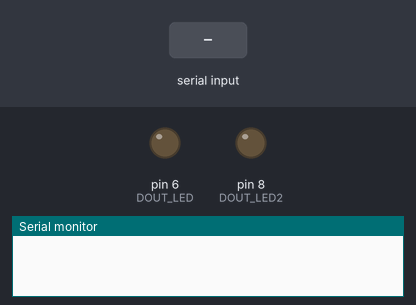
A sketch run on a simulated Arduino Uno, built with avr-gcc and run on an emulated ATmega328P. Shown: output pins drawn as LEDs (lit = HIGH), the last lines printed to the serial monitor. The test bench sets the inputs (shaded band).

Above: at 1.2 s.
1.3 s: "LED:1" received over the second serial link
At 1.41 s:
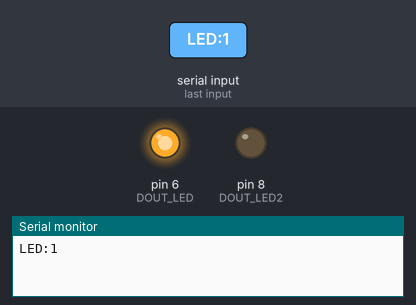
3.0 s: "LED:2" received over the second serial link
At 3.7 s:
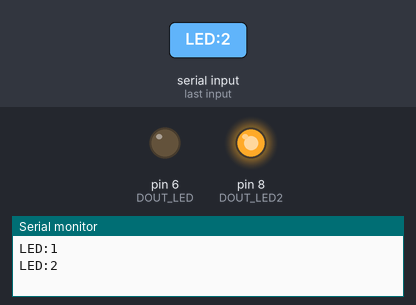
4.5 s: "AUTO" received over the second serial link
At 4.61 s:
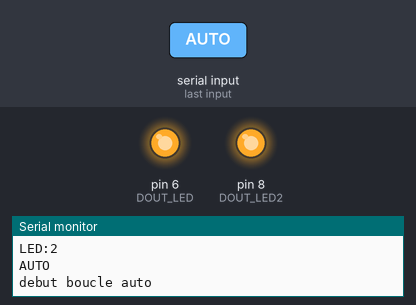
Timing chart, 0 to 7.5 s (numbered marks = the images above; inputs shaded):
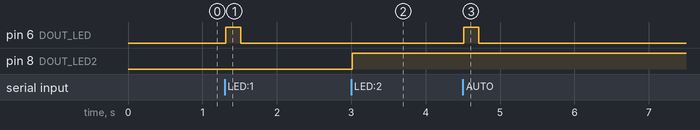

Measured:
- after the input at 1.3 s, pin 6 (DOUT_LED): LOW → HIGH at once, → LOW 0.20 s later
- after the input at 3.0 s, pin 8 (DOUT_LED2): LOW → HIGH at once
- after the input at 4.5 s, pin 6 (DOUT_LED): LOW → HIGH at once, → LOW 0.20 s later

The sketch:

cafetiere_arduino2.0.ino
```cpp
#include <SoftwareSerial.h>

SoftwareSerial HC06(11,10);
const char DOUT_LED = 6;
const char DOUT_LED2 = 8;
String messageRecu;
int A= 10;
int B= 200;
int C = 5;
int D = 1;
void setup() {
  Serial.begin(9600);
  HC06.begin(9600);
  pinMode(DOUT_LED, OUTPUT);
  digitalWrite(DOUT_LED, LOW);
  pinMode(DOUT_LED2, OUTPUT);
  digitalWrite(DOUT_LED2, LOW);
}
void loop()
{
    int Z=0;
    int Y = 0;
    while(HC06.available())
    {
      delay(3);
      char c = HC06.read();
      messageRecu += c;
    }
    if (messageRecu.length() >0)
    {
      Serial.println(messageRecu);
      if (messageRecu == "LED:1"){
        digitalWrite(DOUT_LED, HIGH);
        delay(B);
        digitalWrite(DOUT_LED, LOW);
        delay(A);
        }
        if (messageRecu == "LED:0"){
        digitalWrite(DOUT_LED, HIGH);
        delay(B);
        digitalWrite(DOUT_LED, LOW);
        delay(A);
        }
     if (messageRecu == "LED:2"){
        digitalWrite(DOUT_LED2, HIGH);
        delay(A);
     }
        if (messageRecu == "LED:3"){
        digitalWrite(DOUT_LED2, LOW);
        delay(A);
        }
    if (messageRecu == "AUTO"){
        Serial.println("debut boucle auto");
        digitalWrite(DOUT_LED, HIGH);
        delay(B);
        digitalWrite(DOUT_LED, LOW);
        delay(A);
        messageRecu="";
        while(Z< 2000) {

          Serial.println("prechauffe");
          delay(D);
          Z++;
          int Y = 0;
        }
        if (Z >= 1800) {
          digitalWrite(DOUT_LED2, HIGH);
          delay(C);
          Serial.println("Envoye caffe");
          while(Y < 5000) {
            Serial.println(Y);

            delay(D);

            Y++;
        }
        if(Y >= 1500) {
          Serial.println("fin cafe");
          digitalWrite(DOUT_LED2, LOW);
          delay(A);
          int Y = 0;
          int Z = 0;
        }
    }
    }
      messageRecu="";

    }
}
```
